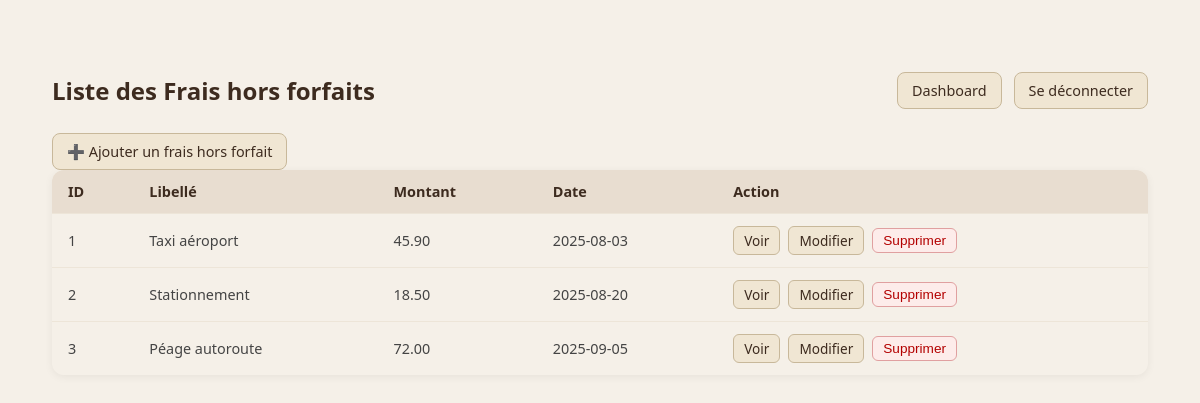
/public/fraisHorsForfait (signed in), run on the app's committed database.
### tables this page shows
CREATE TABLE IF NOT EXISTS `fraishorsforfait` (
  `ID` int NOT NULL AUTO_INCREMENT,
  `date` date NOT NULL,
  `montant` varchar(255) NOT NULL,
  `libelle` varchar(255) NOT NULL,
  PRIMARY KEY (`ID`)
);

### app/Core/Controller.php (called while the page is built, shortened)
<?php
abstract class Controller {
    protected function render(string $view, array $data = []): void {
        require __DIR__ . '/../Views/layout.php';
    }
}

### app/Controllers/FraisHorsForfaitController.php (called while the page is built, shortened)
<?php
final class FraisHorsForfaitController extends Controller
{
    public function index(): void
    {
        try {
            $fraisHorsForfait = FraisHorsForfait::findAll();
        } catch (\Throwable $e) {
            $_SESSION['flash'] = 'Impossible de charger les frais hors forfait.';
            $fraisHorsForfait = [];
        }
        $this->render('fraisHorsForfait/index', [
            'title'   => 'Liste des frais hors forfait',
            'fraisHorsForfait'   => $fraisHorsForfait,
            'message' => $_SESSION['flash'] ?? '',
        ]);
    }
}

### public/index.php (called while the page is built, shortened)
<?php
$router = new Router();
$router->get ('/',           [Controllers\AuthController::class, 'login']);
$router->get ('/index.php',  [Controllers\AuthController::class, 'login']);
$router->post('/login',      [Controllers\AuthController::class, 'doLogin']);
$router->get ('/dashboard',  [Controllers\AuthController::class, 'dashboard']);
$router->get ('/logout',     [Controllers\AuthController::class, 'logout']);
$router->get ('/logout',     [Controllers\AuthController::class, 'logout']);
$router->get('#^/etat/([0-9]+)$#', [Controllers\EtatController::class, 'show']);
$router->get('/etat',       [Controllers\EtatController::class, 'index']);
$router->get('/etat/',       [Controllers\EtatController::class, 'index']);
$router->get ('/etat/create',       [Controllers\EtatController::class, 'create']);
$router->post('/etat/create',       [Controllers\EtatController::class, 'store']);
$router->get ('#^/etat/([0-9]+)/edit$#', [Controllers\EtatController::class, 'edit']);
$router->post('#^/etat/([0-9]+)/edit$#', [Controllers\EtatController::class, 'update']);
$router->post('#^/etat/([0-9]+)/delete$#', [Controllers\EtatController::class, 'delete']);
$router->post('#^/fraisForfait/([0-9]+)/delete$#', [Controllers\FraisForfaitcontroller::class, 'delete']);
$router->post('#^/fraisHorsForfait/([0-9]+)/delete$#', [Controllers\FraisHorsForfaitcontroller::class, 'delete']);
$router->get('#^/fraisForfait/([0-9]+)$#', [Controllers\FraisForfaitController::class, 'show']);
$router->get('/fraisForfait',       [Controllers\FraisForfaitController::class, 'index']);
$router->get('/fraisForfait/',       [Controllers\FraisForfaitController::class, 'index']);
$router->get ('/fraisForfait/create',       [Controllers\FraisForfaitController::class, 'create']);
$router->post('/fraisForfait/create',       [Controllers\FraisForfaitController::class, 'store']);
$router->get ('#^/fraisForfait/([0-9]+)/edit$#', [Controllers\FraisForfaitController::class, 'edit']);
$router->post('#^/fraisForfait/([0-9]+)/edit$#', [Controllers\FraisForfaitController::class, 'update']);
$router->get('#^/fraisHorsForfait/([0-9]+)$#', [Controllers\FraisHorsForfaitController::class, 'show']);
$router->get('/fraisHorsForfait',       [Controllers\FraisHorsForfaitController::class, 'index']);
$router->get('/fraisHorsForfait/',       [Controllers\FraisHorsForfaitController::class, 'index']);
$router->get ('/fraisHorsForfait/create',       [Controllers\FraisHorsForfaitController::class, 'create']);
$router->post('/fraisHorsForfait/create',       [Controllers\FraisHorsForfaitController::class, 'store']);
$router->get ('#^/fraisHorsForfait/([0-9]+)/edit$#', [Controllers\FraisHorsForfaitController::class, 'edit']);
$router->post('#^/fraisHorsForfait/([0-9]+)/edit$#', [Controllers\FraisHorsForfaitController::class, 'update']);
$router->get('#^/visiteur/([0-9]+)$#', [Controllers\VisiteurController::class, 'show']);
$router->get('/visiteur',       [Controllers\VisiteurController::class, 'index']);
$router->get('/visiteur/',       [Controllers\VisiteurController::class, 'index']);
$router->get ('/visiteur/create',       [Controllers\VisiteurController::class, 'create']);
$router->post('/visiteur/create',       [Controllers\VisiteurController::class, 'store']);
$router->get ('#^/visiteur/([0-9]+)/edit$#', [Controllers\VisiteurController::class, 'edit']);
$router->post('#^/visiteur/([0-9]+)/edit$#', [Controllers\VisiteurController::class, 'update']);
$router->post('#^/visiteur/([0-9]+)/delete$#', [Controllers\VisiteurController::class, 'delete']);
$router->get ('/fichefrais',        [Controllers\FicheFraisController::class, 'index']);
$router->get ('/fichefrais/',       [Controllers\FicheFraisController::class, 'index']);
$router->get ('/fichefrais/create', [Controllers\FicheFraisController::class, 'create']);
$router->post('/fichefrais/create',  [Controllers\FicheFraisController::class, 'store']);
$router->get ('#^/fichefrais/([^/]+)/([^/]+)/edit$#',   [Controllers\FicheFraisController::class, 'edit']);
$router->post('#^/fichefrais/([^/]+)/([^/]+)/edit$#', [Controllers\FicheFraisController::class, 'update']);
$router->post('#^/fichefrais/([^/]+)/([^/]+)/delete$#', [Controllers\FicheFraisController::class, 'delete']);
$router->post('#^/fichefrais/([^/]+)/([^/]+)/validate$#', [Controllers\FicheFraisController::class, 'validate']);
$router->get ('#^/fichefrais/([^/]+)/([^/]+)$#',        [Controllers\FicheFraisController::class, 'show']);
$requestPath = parse_url($_SERVER['REQUEST_URI'] ?? '/', PHP_URL_PATH) ?: '/';
$scriptDir   = rtrim(str_replace('\\', '/', dirname($_SERVER['SCRIPT_NAME'] ?? '')), '/');
if ($scriptDir !== '' && $scriptDir !== '/' && strncmp($requestPath, $scriptDir, strlen($scriptDir)) === 0) {
    $requestPath = substr($requestPath, strlen($scriptDir)) ?: '/';
}
$router->dispatch($_SERVER['REQUEST_METHOD'] ?? 'GET', $requestPath);

### app/Models/FraisHorsForfait.php (called while the page is built, shortened)
<?php
final class FraisHorsForfait
{
    public static function findAll(): array
    {
        $pdo = Database::get();
        $st  = $pdo->query('SELECT id, libelle, montant, date FROM fraisHorsForfait ORDER BY id');
        return $st->fetchAll();
    }
}

### app/Views/fraisHorsForfait/index.php (the view, shortened to what this page needs)
<!doctype html>
<html lang="fr">
<head>
</head>
<body>
    <div class="topbar">
        <h1 style="margin:0;">Liste des Frais hors forfaits</h1>
        <a class="button" href="./dashboard">Dashboard</a>
        <a class="button" href="./logout">Se déconnecter</a>
    </div>
    <a class="button" href="./fraisHorsForfait/create">➕ Ajouter un frais hors forfait</a>
    <?php if (empty($fraisHorsForfait)): ?>
        <p>Aucun état trouvé.</p>
    <?php else: ?>
        <table>
            <thead>
                <tr>
                    <th>ID</th>
                    <th>Libellé</th>
                    <th>Montant</th>
                    <th>Date</th>
                    <th>Action</th>
                </tr>
            </thead>
            <tbody>
                <?php foreach ($fraisHorsForfait as $frais): ?>
                    <tr>
                      <td><?= htmlspecialchars((string)$frais['id']) ?></td>
                        <td><?= htmlspecialchars((string)$frais['libelle']) ?></td>
                        <td><?= htmlspecialchars((string)$frais['montant']) ?></td>
                        <td><?= htmlspecialchars((string)$frais['date']) ?></td>
                                     <td class="actions">
                            <a href="./fraisHorsForfait/<?= urlencode($frais['id']) ?>">Voir</a>
                            <a href="./fraisHorsForfait/<?= urlencode($frais['id']) ?>/edit">Modifier</a>
                             <form action="./fraisHorsForfait/<?= urlencode($frais['id']) ?>/delete"
                             method="post"
                             style="display:inline"
                             onsubmit="return confirm('Supprimer ce frais hors forfait ? Cette action est définitive.');">
                                <button type="submit">Supprimer
                                </button>
                            </form>
                        </td>
                    </tr>
                <?php endforeach; ?>
            </tbody>
        </table>
    <?php endif; ?>
</body>
</html>

### app/Core/Router.php (shortened to what this page needs)
<?php
final class Router {
    private array $routes = ['GET'=>[], 'POST'=>[]];
    public function get(string $path, callable|array $handler): void  { $this->routes['GET'][$path]  = $handler; }
    public function post(string $path, callable|array $handler): void { $this->routes['POST'][$path] = $handler; }
    public function dispatch(string $method, string $path): void {
        $routes = $this->routes[$method] ?? [];
        foreach ($routes as $pattern => $handler) {
            if ($pattern === $path) {
               $this->call($handler, []);
                return;
            }
        }
    }
    private function call(callable|array $handler, array $params): void {
        if (is_array($handler)) {
            [$class, $method] = $handler;
            (new $class)->{$method}(...$params);
            return;
        }
    }
}

### app/Views/layout.php (style rules this page uses)
body { font-family:system-ui;margin:2rem }
a { color:inherit }

### app/Views/fraisHorsForfait/index.php (style rules this page uses)
* { box-sizing: border-box; margin: 0; padding: 0; }
body { font-family: system-ui, -apple-system, Segoe UI, Roboto, Arial, sans-serif; background: #f5f0e8; min-height: 100vh; padding: 40px 20px; }
.topbar { display: flex; align-items: center; gap: 12px; margin-bottom: 24px; flex-wrap: wrap; }
.topbar h1 { flex: 1; font-size: 1.5rem; color: #3d2b1f; }
a.button, button.button { display: inline-block; padding: 8px 14px; border: 1px solid #c8b89a; border-radius: 8px; text-decoration: none; background: #f0e6d3; color: #3d2b1f; font-size: 0.9rem; cursor: pointer; transition: background 0.2s; }
table { width: 100%; border-collapse: separate; border-spacing: 0; border-radius: 12px; overflow: hidden; box-shadow: 0 2px 8px rgba(0,0,0,0.06); }
thead tr { background: #e8ddd0; }
th { padding: 12px 16px; text-align: left; color: #3d2b1f; font-weight: 600; font-size: 0.9rem; }
td { padding: 12px 16px; border-top: 1px solid #ede5d8; color: #444; font-size: 0.9rem; }
.actions { display: flex; gap: 8px; align-items: center; flex-wrap: wrap; }
.actions a { padding: 4px 10px; border-radius: 6px; text-decoration: none; font-size: 0.85rem; border: 1px solid #c8b89a; background: #f0e6d3; color: #3d2b1f; }
.actions form { margin: 0; }
.actions button { padding: 4px 10px; border-radius: 6px; font-size: 0.85rem; border: 1px solid #e0a0a0; background: #fdecea; color: #b30000; cursor: pointer; }

### data on the page
fraishorsforfait: ID "1", libelle "Taxi aéroport", montant "45.90", date "2025-08-03"
fraishorsforfait: ID "2", libelle "Stationnement", montant "18.50", date "2025-08-20"
fraishorsforfait: ID "3", libelle "Péage autoroute", montant "72.00", date "2025-09-05"
